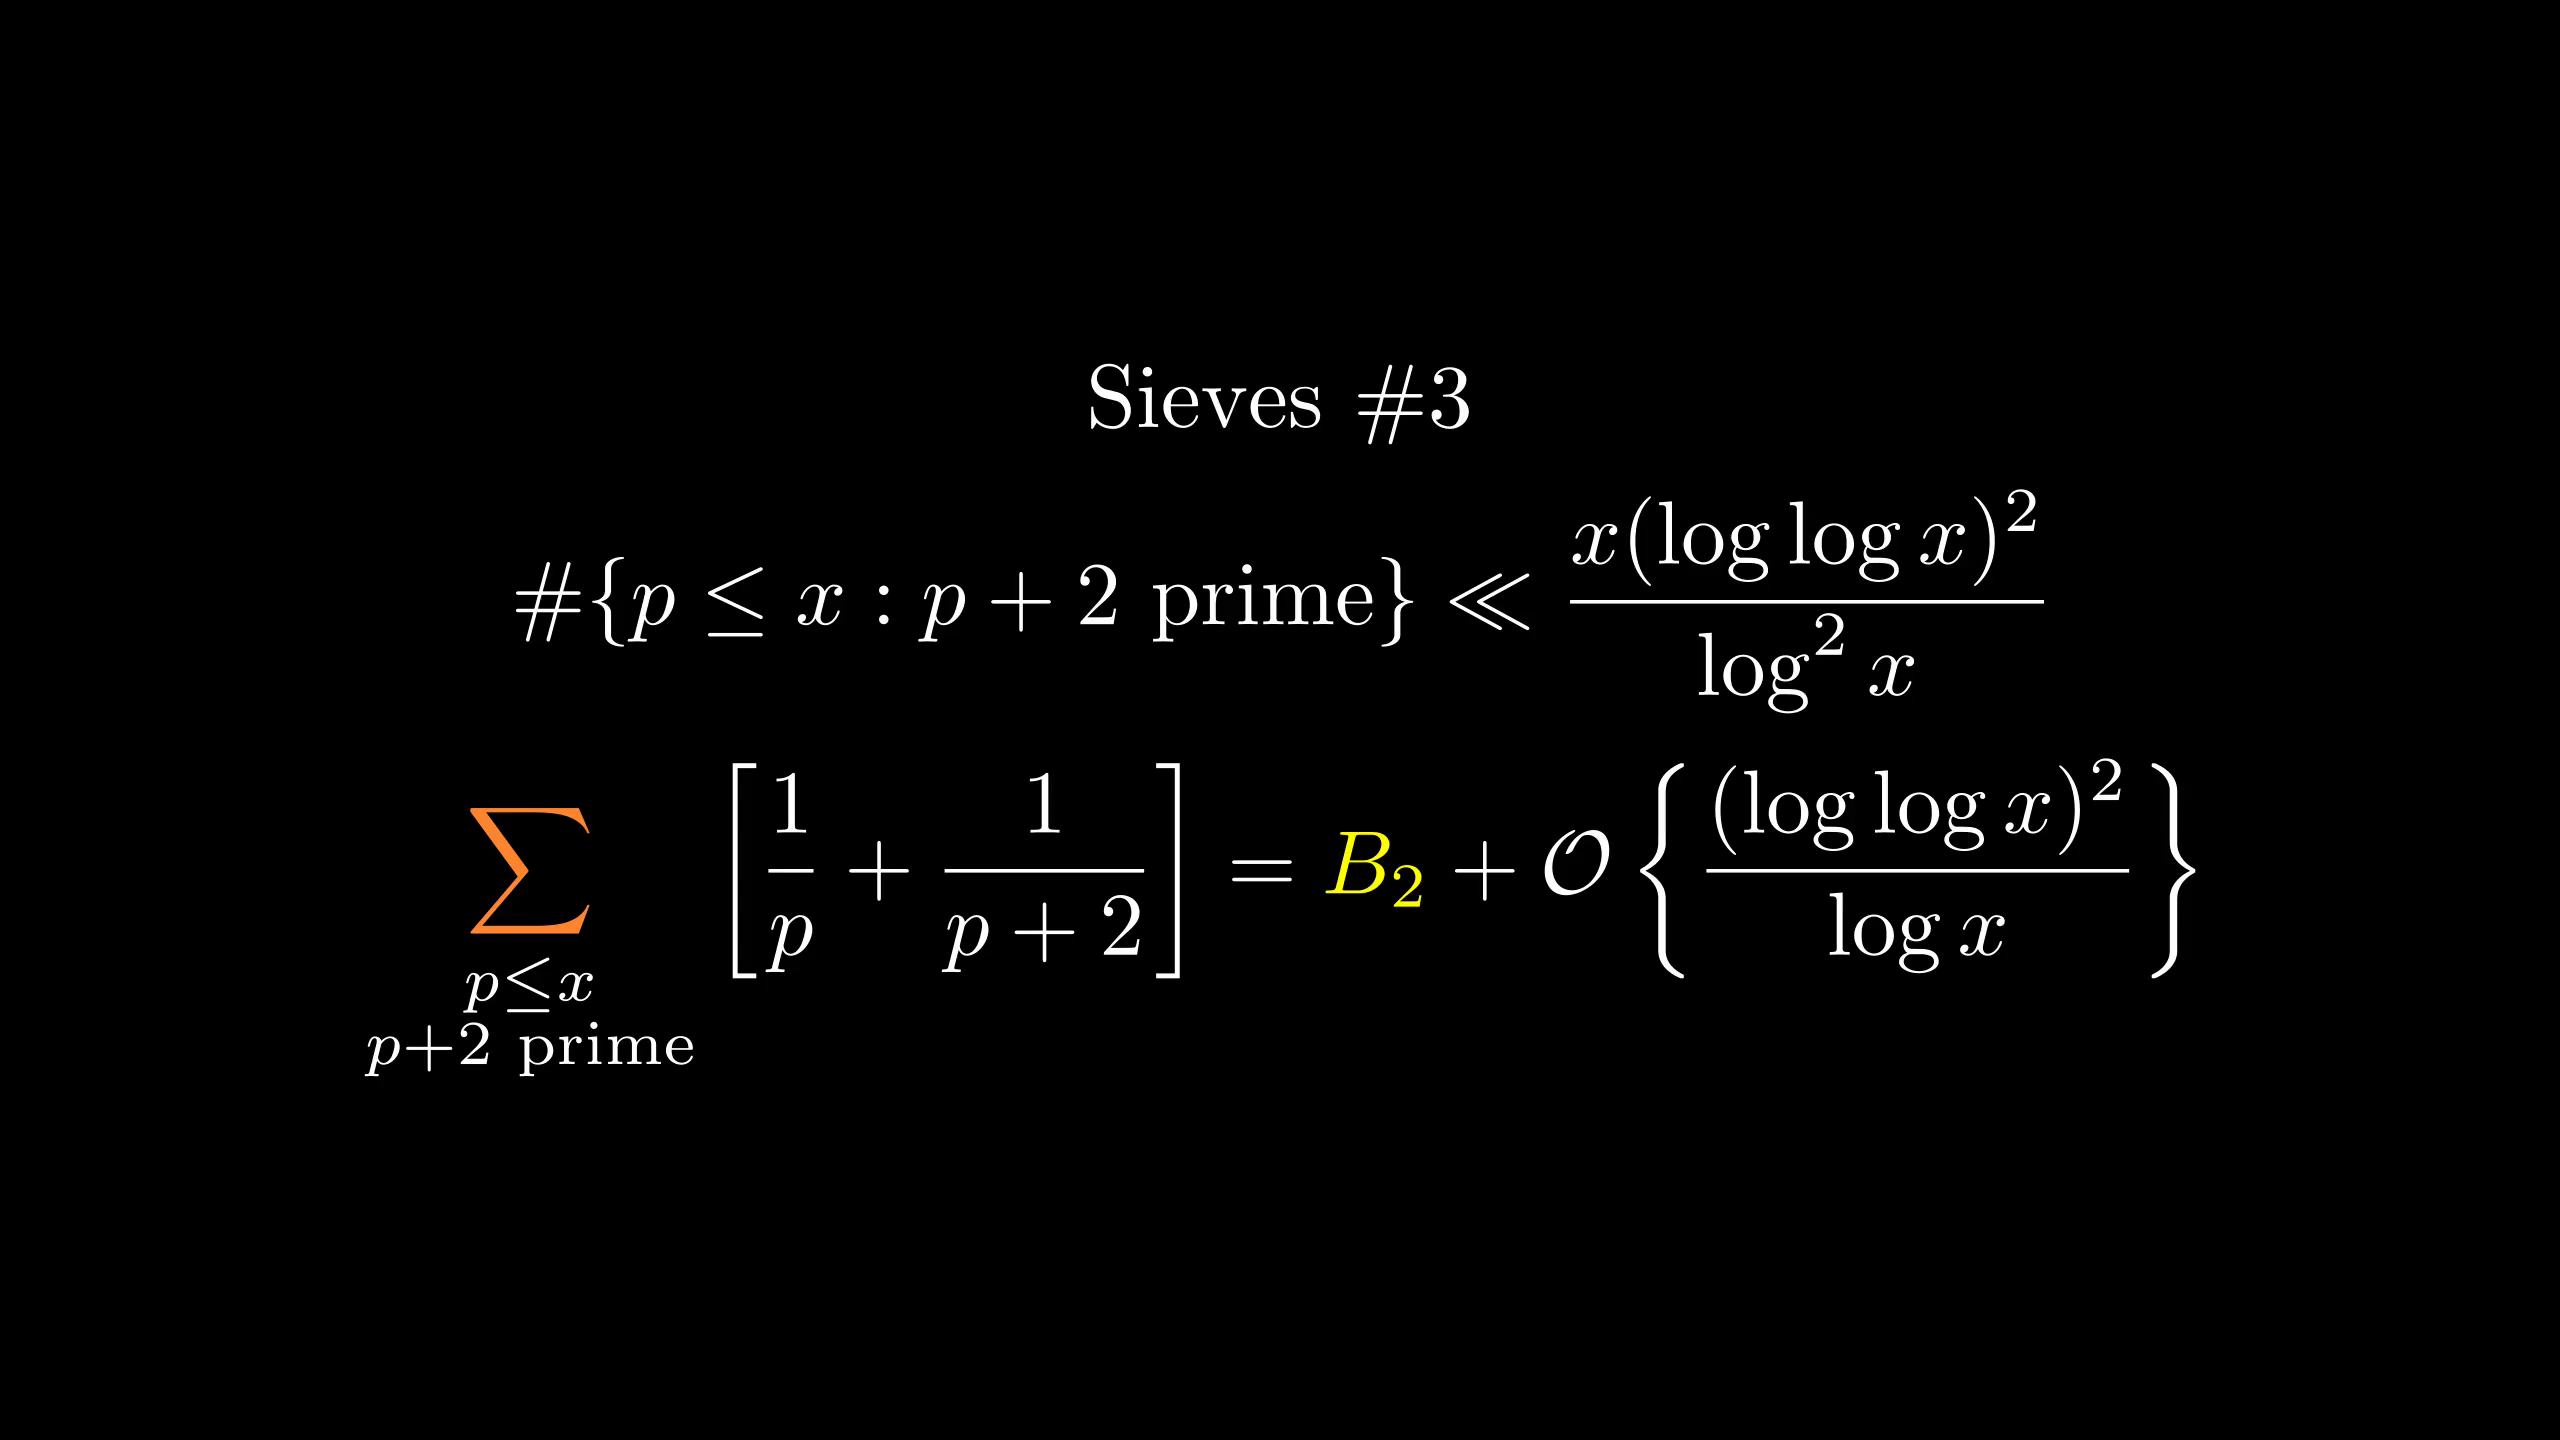

The script that drew this image:
from manimlib.imports import *

class FooScene(Scene):
    def construct(self):
        tit=TextMobject(r"Sieves \#3")
        fml0=TexMobject(r"\#\{p\le x:p+2\text{ prime}\}\ll{x(\log\log x)^2\over\log^2x}")
        fml=TexMobject(r"\sum_{\substack{p\le x\\p+2\text{ prime}}}\left[\frac1p+{1\over p+2}\right]=B_2+\mathcal O\left\{(\log\log x)^2\over\log x\right\}",
                tex_to_color_map={
                    r"B_2":YELLOW,
                    r"\sum":ORANGE})
        self.add(VGroup(tit,fml0,fml).arrange(DOWN))
        self.wait()
